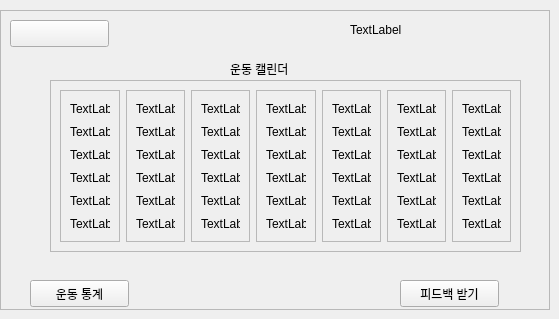
    <widget class="QWidget" name="page_3">
     <widget class="QFrame" name="frame_5">
      <property name="geometry">
       <rect>
        <x>0</x>
        <y>10</y>
        <width>550</width>
        <height>300</height>
       </rect>
      </property>
      <property name="frameShape">
       <enum>QFrame::StyledPanel</enum>
      </property>
      <property name="frameShadow">
       <enum>QFrame::Raised</enum>
      </property>
      <widget class="QPushButton" name="gotohome_3">
       <property name="geometry">
        <rect>
         <x>10</x>
         <y>10</y>
         <width>99</width>
         <height>27</height>
        </rect>
       </property>
       <property name="text">
        <string/>
       </property>
       <property name="icon">
        <iconset resource="resources.qrc">
         <normaloff>:/icons/icons/rotate-ccw.svg</normaloff>:/icons/icons/rotate-ccw.svg</iconset>
       </property>
      </widget>
      <widget class="QLabel" name="time_3">
       <property name="geometry">
        <rect>
         <x>350</x>
         <y>10</y>
         <width>191</width>
         <height>20</height>
        </rect>
       </property>
       <property name="text">
        <string>TextLabel</string>
       </property>
      </widget>
      <widget class="QLabel" name="label_10">
       <property name="geometry">
        <rect>
         <x>230</x>
         <y>50</y>
         <width>101</width>
         <height>17</height>
        </rect>
       </property>
       <property name="text">
        <string>운동 캘린더 </string>
       </property>
      </widget>
      <widget class="QFrame" name="frame_9">
       <property name="geometry">
        <rect>
         <x>50</x>
         <y>70</y>
         <width>471</width>
         <height>172</height>
        </rect>
       </property>
       <property name="frameShape">
        <enum>QFrame::StyledPanel</enum>
       </property>
       <property name="frameShadow">
        <enum>QFrame::Raised</enum>
       </property>
       <layout class="QHBoxLayout" name="horizontalLayout_5">
        <item>
         <widget class="QFrame" name="frame_15">
          <property name="frameShape">
           <enum>QFrame::StyledPanel</enum>
          </property>
          <property name="frameShadow">
           <enum>QFrame::Raised</enum>
          </property>
          <layout class="QVBoxLayout" name="verticalLayout">
           <item>
            <widget class="QLabel" name="day1_3">
             <property name="text">
              <string>TextLabel</string>
             </property>
            </widget>
           </item>
           <item>
            <widget class="QLabel" name="label_12">
             <property name="text">
              <string>TextLabel</string>
             </property>
            </widget>
           </item>
           <item>
            <widget class="QLabel" name="label_18">
             <property name="text">
              <string>TextLabel</string>
             </property>
            </widget>
           </item>
           <item>
            <widget class="QLabel" name="label_19">
             <property name="text">
              <string>TextLabel</string>
             </property>
            </widget>
           </item>
           <item>
            <widget class="QLabel" name="label_15">
             <property name="text">
              <string>TextLabel</string>
             </property>
            </widget>
           </item>
           <item>
            <widget class="QLabel" name="label_16">
             <property name="text">
              <string>TextLabel</string>
             </property>
            </widget>
           </item>
          </layout>
         </widget>
        </item>
        <item>
         <widget class="QFrame" name="frame_10">
          <property name="frameShape">
           <enum>QFrame::StyledPanel</enum>
          </property>
          <property name="frameShadow">
           <enum>QFrame::Raised</enum>
          </property>
          <layout class="QVBoxLayout" name="verticalLayout_4">
           <item>
            <widget class="QLabel" name="day2_3">
             <property name="text">
              <string>TextLabel</string>
             </property>
            </widget>
           </item>
           <item>
            <widget class="QLabel" name="label_36">
             <property name="text">
              <string>TextLabel</string>
             </property>
            </widget>
           </item>
           <item>
            <widget class="QLabel" name="label_37">
             <property name="text">
              <string>TextLabel</string>
             </property>
            </widget>
           </item>
           <item>
            <widget class="QLabel" name="label_34">
             <property name="text">
              <string>TextLabel</string>
             </property>
            </widget>
           </item>
           <item>
            <widget class="QLabel" name="label_38">
             <property name="text">
              <string>TextLabel</string>
             </property>
            </widget>
           </item>
           <item>
            <widget class="QLabel" name="label_35">
             <property name="text">
              <string>TextLabel</string>
             </property>
            </widget>
           </item>
          </layout>
         </widget>
        </item>
        <item>
         <widget class="QFrame" name="frame_11">
          <property name="frameShape">
           <enum>QFrame::StyledPanel</enum>
          </property>
          <property name="frameShadow">
           <enum>QFrame::Raised</enum>
          </property>
          <layout class="QVBoxLayout" name="verticalLayout_5">
           <item>
            <widget class="QLabel" name="day3_3">
             <property name="text">
              <string>TextLabel</string>
             </property>
            </widget>
           </item>
           <item>
            <widget class="QLabel" name="label_42">
             <property name="text">
              <string>TextLabel</string>
             </property>
            </widget>
           </item>
           <item>
            <widget class="QLabel" name="label_43">
             <property name="text">
              <string>TextLabel</string>
             </property>
            </widget>
           </item>
           <item>
            <widget class="QLabel" name="label_40">
             <property name="text">
              <string>TextLabel</string>
             </property>
            </widget>
           </item>
           <item>
            <widget class="QLabel" name="label_44">
             <property name="text">
              <string>TextLabel</string>
             </property>
            </widget>
           </item>
           <item>
            <widget class="QLabel" name="label_41">
             <property name="text">
              <string>TextLabel</string>
             </property>
            </widget>
           </item>
          </layout>
         </widget>
        </item>
        <item>
         <widget class="QFrame" name="frame_12">
          <property name="frameShape">
           <enum>QFrame::StyledPanel</enum>
          </property>
          <property name="frameShadow">
           <enum>QFrame::Raised</enum>
          </property>
          <layout class="QVBoxLayout" name="verticalLayout_6">
           <item>
            <widget class="QLabel" name="day4_3">
             <property name="text">
              <string>TextLabel</string>
             </property>
            </widget>
           </item>
           <item>
            <widget class="QLabel" name="label_48">
             <property name="text">
              <string>TextLabel</string>
             </property>
            </widget>
           </item>
           <item>
            <widget class="QLabel" name="label_49">
             <property name="text">
              <string>TextLabel</string>
             </property>
            </widget>
           </item>
           <item>
            <widget class="QLabel" name="label_46">
             <property name="text">
              <string>TextLabel</string>
             </property>
            </widget>
           </item>
           <item>
            <widget class="QLabel" name="label_50">
             <property name="text">
              <string>TextLabel</string>
             </property>
            </widget>
           </item>
           <item>
            <widget class="QLabel" name="label_47">
             <property name="text">
              <string>TextLabel</string>
             </property>
            </widget>
           </item>
          </layout>
         </widget>
        </item>
        <item>
         <widget class="QFrame" name="frame_13">
          <property name="frameShape">
           <enum>QFrame::StyledPanel</enum>
          </property>
          <property name="frameShadow">
           <enum>QFrame::Raised</enum>
          </property>
          <layout class="QVBoxLayout" name="verticalLayout_7">
           <item>
            <widget class="QLabel" name="day5_3">
             <property name="text">
              <string>TextLabel</string>
             </property>
            </widget>
           </item>
           <item>
            <widget class="QLabel" name="label_54">
             <property name="text">
              <string>TextLabel</string>
             </property>
            </widget>
           </item>
           <item>
            <widget class="QLabel" name="label_55">
             <property name="text">
              <string>TextLabel</string>
             </property>
            </widget>
           </item>
           <item>
            <widget class="QLabel" name="label_52">
             <property name="text">
              <string>TextLabel</string>
             </property>
            </widget>
           </item>
           <item>
            <widget class="QLabel" name="label_56">
             <property name="text">
              <string>TextLabel</string>
             </property>
            </widget>
           </item>
           <item>
            <widget class="QLabel" name="label_53">
             <property name="text">
              <string>TextLabel</string>
             </property>
            </widget>
           </item>
          </layout>
         </widget>
        </item>
        <item>
         <widget class="QFrame" name="frame_14">
          <property name="frameShape">
           <enum>QFrame::StyledPanel</enum>
          </property>
          <property name="frameShadow">
           <enum>QFrame::Raised</enum>
          </property>
          <layout class="QVBoxLayout" name="verticalLayout_8">
           <item>
            <widget class="QLabel" name="day6_3">
             <property name="text">
              <string>TextLabel</string>
             </property>
            </widget>
           </item>
           <item>
            <widget class="QLabel" name="label_60">
             <property name="text">
              <string>TextLabel</string>
             </property>
            </widget>
           </item>
           <item>
            <widget class="QLabel" name="label_61">
             <property name="text">
              <string>TextLabel</string>
             </property>
            </widget>
           </item>
           <item>
            <widget class="QLabel" name="label_58">
             <property name="text">
              <string>TextLabel</string>
             </property>
            </widget>
           </item>
           <item>
            <widget class="QLabel" name="label_62">
             <property name="text">
              <string>TextLabel</string>
             </property>
            </widget>
           </item>
           <item>
            <widget class="QLabel" name="label_59">
             <property name="text">
              <string>TextLabel</string>
             </property>
            </widget>
           </item>
          </layout>
         </widget>
        </item>
        <item>
         <widget class="QFrame" name="frame_16">
          <property name="frameShape">
           <enum>QFrame::StyledPanel</enum>
          </property>
          <property name="frameShadow">
           <enum>QFrame::Raised</enum>
          </property>
          <layout class="QVBoxLayout" name="verticalLayout_9">
           <item>
            <widget class="QLabel" name="day7_3">
             <property name="text">
              <string>TextLabel</string>
             </property>
            </widget>
           </item>
           <item>
            <widget class="QLabel" name="label_66">
             <property name="text">
              <string>TextLabel</string>
             </property>
            </widget>
           </item>
           <item>
            <widget class="QLabel" name="label_67">
             <property name="text">
              <string>TextLabel</string>
             </property>
            </widget>
           </item>
           <item>
            <widget class="QLabel" name="label_64">
             <property name="text">
              <string>TextLabel</string>
             </property>
            </widget>
           </item>
           <item>
            <widget class="QLabel" name="label_68">
             <property name="text">
              <string>TextLabel</string>
             </property>
            </widget>
           </item>
           <item>
            <widget class="QLabel" name="label_65">
             <property name="text">
              <string>TextLabel</string>
             </property>
            </widget>
           </item>
          </layout>
         </widget>
        </item>
       </layout>
      </widget>
      <widget class="QPushButton" name="giverecord_3">
       <property name="geometry">
        <rect>
         <x>30</x>
         <y>270</y>
         <width>99</width>
         <height>27</height>
        </rect>
       </property>
       <property name="text">
        <string>운동 통계</string>
       </property>
      </widget>
      <widget class="QPushButton" name="givefeedback_3">
       <property name="geometry">
        <rect>
         <x>400</x>
         <y>270</y>
         <width>99</width>
         <height>27</height>
        </rect>
       </property>
       <property name="text">
        <string>피드백 받기</string>
       </property>
      </widget>
     </widget>
    </widget>
